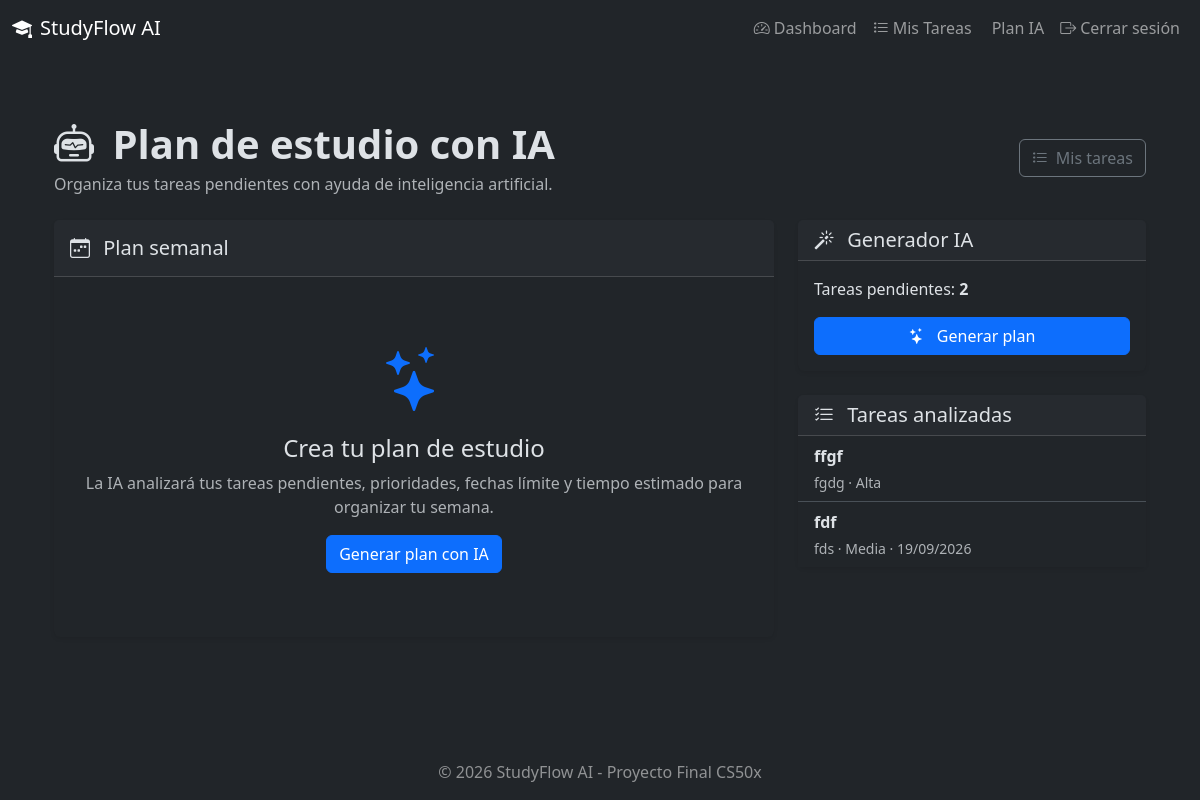
The app's page /ai/plan (signed in) with its own data.
### models.py (models this page shows, shortened)
class Task(db.Model):
    __tablename__ = "tasks"
    id = db.Column(db.Integer, primary_key=True)
    title = db.Column(db.String(200), nullable=False)
    description = db.Column(db.Text, nullable=True)
    subject = db.Column(db.String(100), nullable=False)
    priority = db.Column(
        db.String(20),
        nullable=False,
        default="medium"
    )
    due_date = db.Column(db.Date, nullable=True)
    estimated_time = db.Column(db.Integer, nullable=True)
    completed = db.Column(db.Boolean, default=False)
    created_at = db.Column(db.DateTime, default=datetime.utcnow)
    user_id = db.Column(
        db.Integer,
        db.ForeignKey("users.id"),
        nullable=False
    )
    def get_priority_label(self):
        labels = {
            "low": "Baja",
            "medium": "Media",
            "high": "Alta"
        }
        return labels.get(self.priority, "Media")

### routes/ai.py (the view)
@ai_bp.route('/plan')
@login_required
def plan():
    tasks = Task.query.filter_by(user_id=current_user.id, completed=False).all()
    return render_template('ai_plan.html', tasks=tasks, plan=None)

### app.py (called while the page is built)
def create_app():
    app = Flask(__name__)
    app.config.from_object(Config)
    db.init_app(app)
    login_manager.init_app(app)
    csrf.init_app(app)
    app.register_blueprint(auth_bp, url_prefix='/auth')
    app.register_blueprint(tasks_bp, url_prefix='/tasks')
    app.register_blueprint(dashboard_bp, url_prefix='/dashboard')
    app.register_blueprint(ai_bp, url_prefix='/ai')
    @login_manager.user_loader
    def load_user(user_id):
        return User.query.get(int(user_id))
    @app.errorhandler(404)
    def not_found(error):
        return render_template('404.html'), 404
    @app.errorhandler(500)
    def internal_error(error):
        db.session.rollback()
        return render_template('500.html'), 500
    @app.route('/')
    def index():
        return render_template('index.html')
    return app

### templates/ai_plan.html (shortened to what this page needs)
{% extends "base.html" %}
{% block content %}
<div class="container py-4">
    <div class="d-flex justify-content-between align-items-center mb-4">
        <div>
            <h1 class="fw-bold mb-1">
                <i class="bi bi-robot me-2"></i>
                Plan de estudio con IA
            </h1>
            <p class="text-muted mb-0">
                Organiza tus tareas pendientes con ayuda de inteligencia artificial.
            </p>
        </div>
        <a href="{{ url_for('tasks.list_tasks') }}"
           class="btn btn-outline-secondary">
            <i class="bi bi-list-task me-1"></i>
            Mis tareas
        </a>
    </div>
    <div class="row g-4">
        <div class="col-lg-8">
            <div class="card shadow-sm">
                <div class="card-header py-3">
                    <h5 class="mb-0">
                        <i class="bi bi-calendar-week me-2"></i>
                        Plan semanal
                    </h5>
                </div>
                <div class="card-body">
                    {% if plan %}
                        <div class="plan-content">
                            {{ plan|replace('\n', '<br>')|safe }}
                        </div>
                    {% else %}
                        <div class="text-center py-5">
                            <i class="bi bi-stars display-3 text-primary"></i>
                            <h4 class="mt-3">
                                Crea tu plan de estudio
                            </h4>
                            <p class="text-muted">
                                La IA analizará tus tareas pendientes,
                                prioridades, fechas límite y tiempo estimado
                                para organizar tu semana.
                            </p>
                            <form method="POST" action="{{ url_for('ai.generate_plan') }}">
    <button type="submit" class="btn btn-primary">
        Generar plan con IA
    </button>
</form>
                        </div>
                    {% endif %}
                </div>
            </div>
        </div>
        <div class="col-lg-4">
            <div class="card shadow-sm mb-4">
                <div class="card-header">
                    <h5 class="mb-0">
                        <i class="bi bi-magic me-2"></i>
                        Generador IA
                    </h5>
                </div>
                <div class="card-body">
                    <p class="mb-3">
                        Tareas pendientes:
                        <strong>{{ tasks|length }}</strong>
                    </p>
                    {% if tasks %}
                        <form method="POST"
                              action="{{ url_for('ai.generate_plan') }}">
                            <button type="submit"
                                    class="btn btn-primary w-100">
                                <i class="bi bi-stars me-2"></i>
                                {% if plan %}
                                    Generar nuevo plan
                                {% else %}
                                    Generar plan
                                {% endif %}
                            </button>
                        </form>
                    {% else %}
                        <div class="alert alert-success mb-0">
                            <i class="bi bi-check-circle me-2"></i>
                            No tienes tareas pendientes.
                        </div>
                    {% endif %}
                </div>
            </div>
            <div class="card shadow-sm">
                <div class="card-header">
                    <h5 class="mb-0">
                        <i class="bi bi-list-check me-2"></i>
                        Tareas analizadas
                    </h5>
                </div>
                <div class="card-body p-0">
                    <ul class="list-group list-group-flush">
                        {% for task in tasks %}
                            <li class="list-group-item">
                                <div class="fw-semibold">
                                    {{ task.title }}
                                </div>
                                <div class="small text-muted mt-1">
                                    {{ task.subject }}
                                    ·
                                    {{ task.get_priority_label() }}
                                    {% if task.due_date %}
                                        · {{ task.due_date.strftime('%d/%m/%Y') }}
                                    {% endif %}
                                </div>
                            </li>
                        {% else %}
                            <li class="list-group-item text-muted">
                                No hay tareas pendientes.
                            </li>
                        {% endfor %}
                    </ul>
                </div>
            </div>
        </div>
    </div>
</div>
{% endblock %}

### static/css/style.css (style rules this page uses)
body { min-height: 100vh; display: flex; flex-direction: column; }
.card { border: none; box-shadow: 0 4px 6px rgba(0, 0, 0, 0.1); transition: transform 0.2s; }
.card, .list-group-item { animation: fadeIn 0.5s ease-out; }
.list-group-item { background-color: var(--bs-dark); border-color: var(--bs-gray-700); }

### records on screen
Task: title "ffgf", subject "fgdg", get_priority_label "Alta"
Task: title "fdf", subject "fds", get_priority_label "Media", due_date "19/09/2026"

### other values on screen
{{ tasks|length }} "2"
